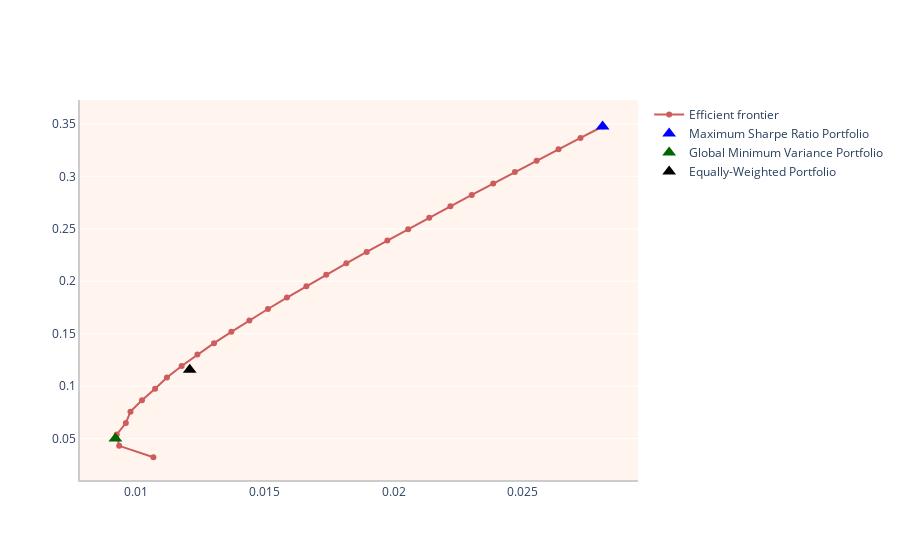

Notebook code for this chart:
### Markdown cell above
### 5- Plot the efficient frontier

### Code cell
portfolio.plot_efficient_frontier(portfolio_comp_ann_returns, show_max_sharpe_ratio_portfolio=True, 
                                  show_global_min_variance_portfolio=True, show_equally_weighted_portfolio=True)

### Figure 1 — Plotly figure (JSON) as saved in the notebook; plotly's stock layout.template omitted (floating-point values rounded to 4 significant figures)
{"data": [{"line": {"color": "indianred", "width": 2}, "mode": "lines+markers", "name": "Efficient frontier", "type": "scatter", "x": [0.01068, 0.009353, 0.009259, 0.009611, 0.009791, 0.01024, 0.01074, 0.0112, 0.01178, 0.01239, 0.01303, 0.0137, 0.0144, 0.01512, 0.01586, 0.01661, 0.01738, 0.01816, 0.01895, 0.01975, 0.02056, 0.02138, 0.0222, 0.02303, 0.02386, 0.0247, 0.02554, 0.02639, 0.02724, 0.0281], "y": [0.03223, 0.0431, 0.05397, 0.06484, 0.07571, 0.08658, 0.09746, 0.1083, 0.1192, 0.1301, 0.1409, 0.1518, 0.1627, 0.1736, 0.1844, 0.1953, 0.2062, 0.217, 0.2279, 0.2388, 0.2497, 0.2605, 0.2714, 0.2823, 0.2931, 0.304, 0.3149, 0.3258, 0.3366, 0.3475]}, {"marker": {"color": "Blue", "size": 12, "symbol": "triangle-up"}, "mode": "markers", "name": "Maximum Sharpe Ratio Portfolio", "type": "scatter", "x": [0.0281], "y": [0.3475]}, {"marker": {"color": "DarkGreen", "size": 12, "symbol": "triangle-up"}, "mode": "markers", "name": "Global Minimum Variance Portfolio", "type": "scatter", "x": [0.009206], "y": [0.05008]}, {"marker": {"color": "black", "size": 12, "symbol": "triangle-up"}, "mode": "markers", "name": "Equally-Weighted Portfolio", "type": "scatter", "x": [0.01209], "y": [0.1157]}], "layout": {"autosize": true, "plot_bgcolor": "seashell", "showlegend": true, "xaxis": {"autorange": true, "linecolor": "rgb(204, 204, 204)", "linewidth": 2, "range": [0.007938, 0.02937], "showgrid": false, "showline": true, "type": "linear"}, "yaxis": {"autorange": true, "linecolor": "rgb(204, 204, 204)", "linewidth": 2, "range": [0.008758, 0.3761], "showgrid": true, "showline": true, "type": "linear"}}}
